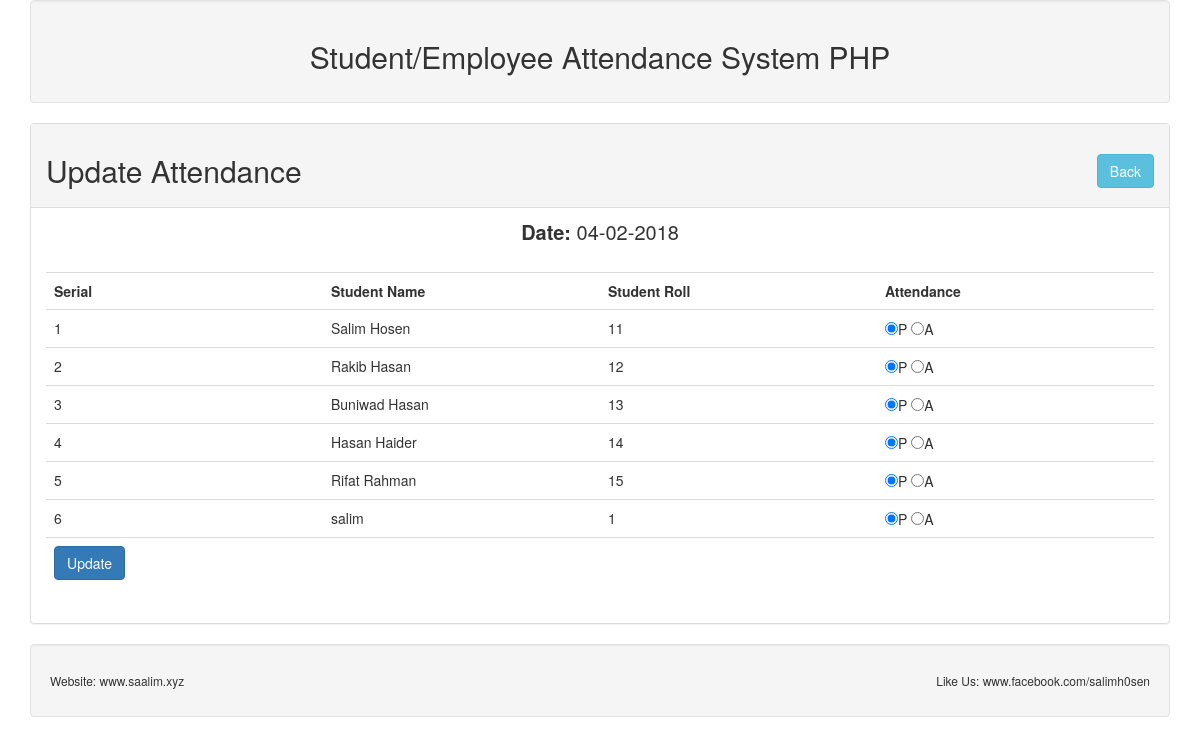
The page /ViewByDate.php?vwId=2018-02-04 on the database its author committed.
### tables this page shows
CREATE TABLE `tbl_student` (
  `stuId` int(11) NOT NULL,
  `stuName` varchar(255) DEFAULT NULL,
  `stuRoll` int(11) NOT NULL
);

CREATE TABLE `tbl_attendance` (
  `attId` int(11) NOT NULL,
  `stuRoll` int(11) NOT NULL,
  `attend` varchar(255) DEFAULT NULL,
  `att_time` date DEFAULT NULL
);

### lib/Database.php (called while the page is built, shortened)
<?php
	class Database{
		private $dbname = DB_NAME;
		private $dbhost = DB_HOST;
		private $dbuser = DB_USER;
		private $dbpass = DB_PASS;
		public $link;
		public function __construct(){
			$this->link = $this->getCon();
		}
		public function getCon(){
			$res = new mysqli($this->dbhost,$this->dbuser,$this->dbpass,$this->dbname);
			if($res != false){
				return $res;
			}else{
				echo "Error in Connection.".$this->link->connect_error;
				return false;
			}
		}
		public function select($query){
			$res = $this->link->query($query) or die($this->link->error.__LINE__);
			if(mysqli_num_rows($res) > 0){
				return $res;
			}else{
				return false;
			}
		}
	}
?>

### classes/Student.php (called while the page is built, shortened)
<?php
	include "lib/Database.php";
	class Student{
		private $db;
		public function __construct(){
			$this->db = new Database();
		}
		public function getAtndByDate($vwId){
			$query = "select tbl_student.stuName, tbl_attendance.* from tbl_student inner join tbl_attendance on tbl_student.stuRoll = tbl_attendance.stuRoll where att_time = '$vwId'";
			$res = $this->db->select($query);
			return $res;
		}
	}
?>

### ViewByDate.php (the view, shortened to what this page needs)
<?php include "inc/header.php";?>
<?php
	include "classes/Student.php";
	$stu = new Student();
	if(isset($_GET['vwId'])){
		$vwId = $_GET['vwId'];
	}
?>
<div class="panel panel-default">
	<div class="panel-heading">
		<h2>
			<span>Update Attendance</span>
			<a href="view.php" class="btn btn-info pull-right">Back</a>
		</h2>
	</div>
		<div class="text-center"  style="font-size: 20px;margin: 10px 0px;">
			<strong>Date: </strong><?php echo date("d-m-Y",strtotime($vwId));?>
		</div>
	<div class="panel-body">
		<form id="myForm" action="" method="post">
			<table class="table table-stripped">
				<tr>
					<th width="25%">Serial</th>
					<th width="25%">Student Name</th>
					<th width="25%">Student Roll</th>
					<th width="25%">Attendance</th>
				</tr>
				<?php
					$getAttn = $stu->getAtndByDate($vwId);
					if($getAttn){
						$i = 1;
						while($attn = $getAttn->fetch_assoc()){
				?>
				<tr>
					<td><?php echo $i++;?></td>
					<td><?php echo $attn['stuName'];?></td>
					<td><?php echo $attn['stuRoll'];?></td>
					<td>
						<input <?php
							if($attn['attend'] == "present")echo "checked";
						?> type="radio" name="atnd[<?php echo $attn['stuRoll'];?>]" value="present">P
						<input <?php
							if($attn['attend'] == "absent")echo "checked";
						?> type="radio" name="atnd[<?php echo $attn['stuRoll'];?>]" value="absent">A
					</td>
				</tr>
				<?php
						}
					}
				?>
				<tr>
					<td colspan='4'>
						<input type="submit" name="update" class="btn btn-primary" value="Update"/>
					</td>
				</tr>
			</table>
		</form>
	</div>
</div>
<?php include "inc/footer.php";?>

### rows shown on the page
tbl_student: stuName "Salim Hosen", tbl_attendance.stuRoll "11"
tbl_attendance: attend "☑"
tbl_student: stuName "Rakib Hasan", tbl_attendance.stuRoll "12"
tbl_attendance: attend "☑"
tbl_student: stuName "Buniwad Hasan", tbl_attendance.stuRoll "13"
tbl_attendance: attend "☑"
tbl_student: stuName "Hasan Haider", tbl_attendance.stuRoll "14"
tbl_attendance: attend "☑"
tbl_student: stuName "Rifat Rahman", tbl_attendance.stuRoll "15"
tbl_attendance: attend "☑"
tbl_student: stuName "salim", tbl_attendance.stuRoll "1"
tbl_attendance: attend "☑"

### other values the page prints
date("d-m-Y",strtotime($vwId)) "04-02-2018"
